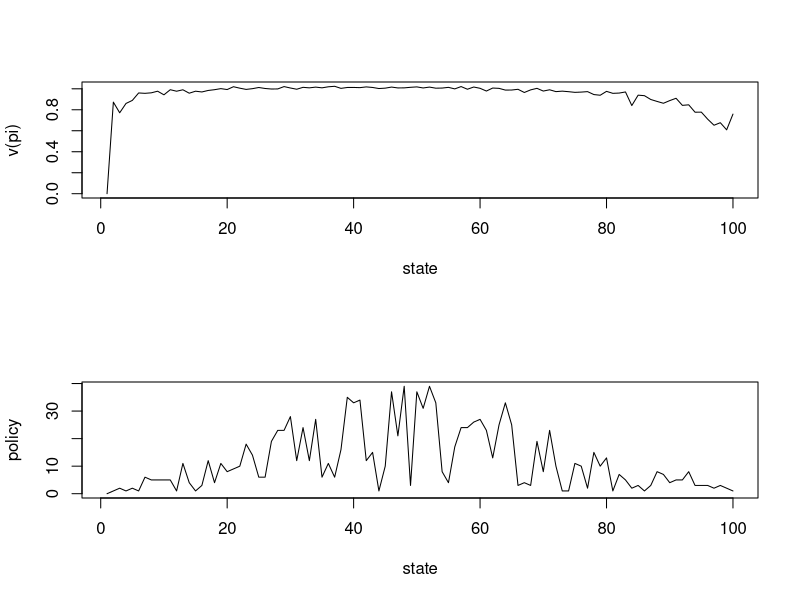

Write R code to recreate this figure.
v_pi = read.table("v_pi.dat")
policy = read.table("policy.dat")

par(mfrow=c(2,1))
plot(x = 1:length(v_pi[,1]), y = v_pi[,1], type="l", ylab="v(pi)", xlab="state")
plot(x = 1:length(policy[,1]), y = policy[,1], type="l", ylab="policy", xlab="state")

